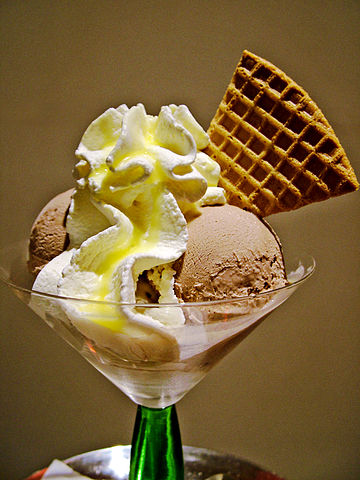
#> input picture icecream.jpg, 360 x 480 px
$ python ejercicio.py
#> lines starting #> are read from the running program, lines starting #| are printed output that depends on the picture
import cv2

img =  cv2.imread("icecream.jpg")
#> img is the input picture: shape (480, 360, 3); mean B, G, R 57.2, 101.7, 126.7

gray =  cv2.cvtColor(img, cv2.COLOR_RGB2GRAY)
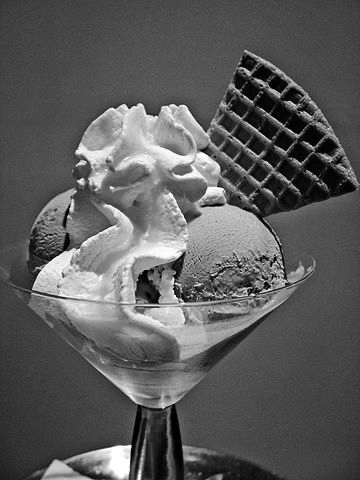
#> gray: shape (480, 360); min 0, max 255, mean 91.2

scale = 1.5
width = int(img.shape[1] * scale)
#> width = 540
height = int(img.shape[0] * scale)
#> height = 720
dim = (width, height)
#> dim = (540, 720)

# resize image
resized = cv2.resize(img, dim, interpolation = cv2.INTER_AREA)
resizedgray = cv2.cvtColor(resized, cv2.COLOR_RGB2GRAY)

cv2.imshow("imagen",img)
cv2.imshow("gris",gray)
cv2.imshow("Resized image", resized)
cv2.imshow("Resized gray image",resizedgray)

cv2.waitKey(0)
cv2.destroyAllWindows()
